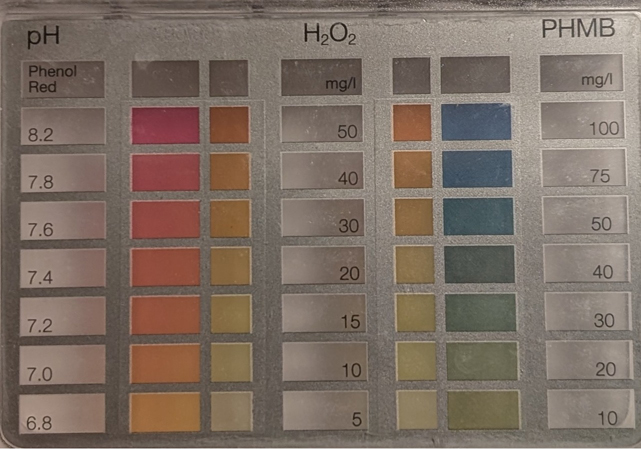
#> input picture template02.jpg, 641 x 449 px
$ python contour_detection02.py
#> lines starting #> are read from the running program, lines starting #| are printed output that depends on the picture; after the words box and inside, x2 and y2 are one past the last pixel; in counts of white or black regions, pixels touching at a corner belong together
import cv2
import numpy as np
from matplotlib import pyplot as plt

# -------------------------------
# 1. Bild laden und vorbereiten
# -------------------------------
# image = cv2.imread('WIN_20250907_10_33_19_Pro.jpg')
image = cv2.imread('template02.jpg')
#> image is the input picture: shape (449, 641, 3); mean B, G, R 100.7, 111.4, 126.1
# image = cv2.imread('template03.jpg')

if image is None:
    raise Exception("Bild konnte nicht geladen werden!")

# Graustufen für erste Konturerkennung (roter Kanal)
# gray = image[:, :, 2]
gray = cv2.cvtColor(image, cv2.COLOR_BGR2GRAY)

#gray = gray[:,:,0]

gray = cv2.bilateralFilter(gray, 5, 200, 200)

# -------------------------------
# 2. CLAHE
# -------------------------------
clahe = cv2.createCLAHE(clipLimit=2.0, tileGridSize=(8,8))
gray_enhanced = clahe.apply(gray)

# -------------------------------
# 3. Canny-Kanten
# -------------------------------
canny = cv2.Canny(gray_enhanced, 30, 120)
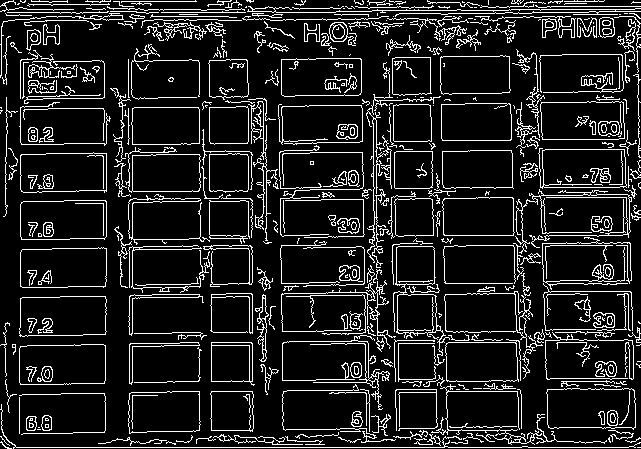
#> canny: shape (449, 641); 12.5% white in thin lines or dots

# -------------------------------
# 4. Konturen finden
# -------------------------------
contours, _ = cv2.findContours(canny, cv2.RETR_EXTERNAL, cv2.CHAIN_APPROX_SIMPLE)
#> contours = 359 contours, 254 with area under 20; largest, box (x1, y1, x2, y2) and area: (546, 388, 636, 430) 3374, (19, 344, 106, 385) 3328, (20, 247, 107, 288) 3277, (19, 296, 107, 337) 3272, (20, 200, 107, 240) 3266

# -------------------------------
# 5. Bilder für Konturen
# -------------------------------
contour_image = cv2.cvtColor(gray, cv2.COLOR_GRAY2BGR)
original_with_contours = image.copy()

# -------------------------------
# 6. Rechtecke sammeln
# -------------------------------
rects = []
for cnt in contours:
    if cv2.contourArea(cnt) < 1000:
        continue
    epsilon = 0.02 * cv2.arcLength(cnt, True)
    approx = cv2.approxPolyDP(cnt, epsilon, True)

    # Alle Konturen ins Originalbild
    cv2.drawContours(original_with_contours, [cnt], -1, (0, 0, 255), 2)

    if len(approx) == 4 and cv2.isContourConvex(approx):
        x, y, w, h = cv2.boundingRect(approx)
        aspect_ratio = w / float(h)
        if 0.1 < aspect_ratio < 10:
            cv2.drawContours(contour_image, [approx], -1, (0, 255, 0), 2)
            cv2.drawContours(original_with_contours, [approx], -1, (0, 255, 0), 2)
            rects.append((x, y, w, h))
#> this loop made 359 passes
#> (epsilon, approx, x, y, w, h, aspect_ratio) on passes 32, 33, 38: (3.33, [[211, 391], [211, 430], [252, 431], [252, 391]], 211, 391, 42, 41, 1.02), (4.55, [[199, 391], [129, 393], [129, 433], [199, 430]], 129, 391, 71, 43, 1.65), (5.33, [[547, 389], [550, 428], [635, 427], [631, 388]], 547, 388, 89, 41, 2.17)
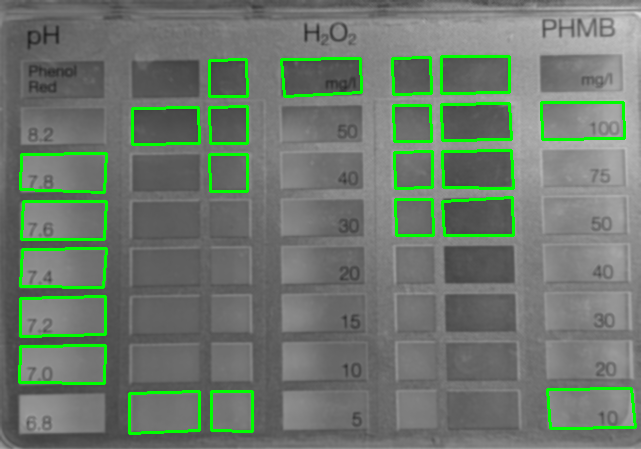
#> contour_image: shape (449, 641, 3); mean B, G, R 109, 120.5, 109
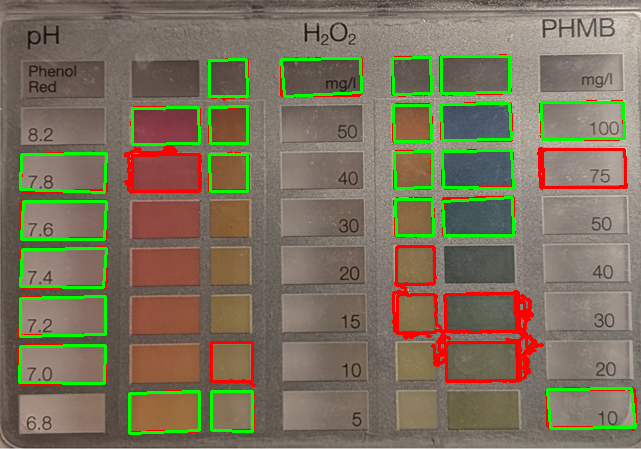
#> original_with_contours: shape (449, 641, 3); 7.63% of pixels changed, all inside (x1, y1, x2, y2) = (18, 54, 637, 435)
#> after the loop, rects = 22 items, first 6: (211, 391, 42, 41), (129, 391, 71, 43), (547, 388, 89, 41), (19, 345, 87, 39), (20, 296, 86, 41), (20, 248, 87, 40)

# -------------------------------
# 7. Gemeinsames blaues Rechteck
# -------------------------------
margin = 50
x_min = max(min(r[0] for r in rects) - margin, 0)
#> x_min = 0
y_min = max(min(r[1] for r in rects) - margin, 0)
#> y_min = 6
x_max = min(max(r[0]+r[2] for r in rects) + margin, image.shape[1])
#> x_max = 641
y_max = min(max(r[1]+r[3] for r in rects) + margin, image.shape[0])
#> y_max = 449

cv2.rectangle(
    contour_image,
    (x_min, y_min),
    (x_max, y_max),
    (255, 0, 0), 5
)
#> contour_image: shape (449, 641, 3); 3.29% of pixels changed, all inside (x1, y1, x2, y2) = (0, 3, 641, 449)

# -------------------------------
# 8. Bild auf blaue Box zuschneiden
# -------------------------------
cropped_image = image[y_min:y_max, x_min:x_max].copy()

# -------------------------------
# 9. Erneute Kantenerkennung im zugeschnittenen Bild
# -------------------------------
gray_cropped = cv2.cvtColor(cropped_image, cv2.COLOR_BGR2GRAY)
gray_cropped = cv2.bilateralFilter(gray_cropped, 5, 200, 200)
clahe = cv2.createCLAHE(clipLimit=2.0, tileGridSize=(8,8))
gray_cropped_enhanced = clahe.apply(gray_cropped)
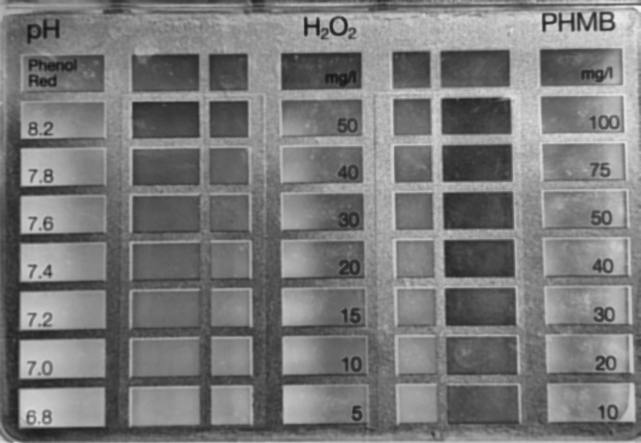
#> gray_cropped_enhanced: shape (443, 641); min 20, max 241, mean 121.8
canny_cropped = cv2.Canny(gray_cropped_enhanced, 30, 120)
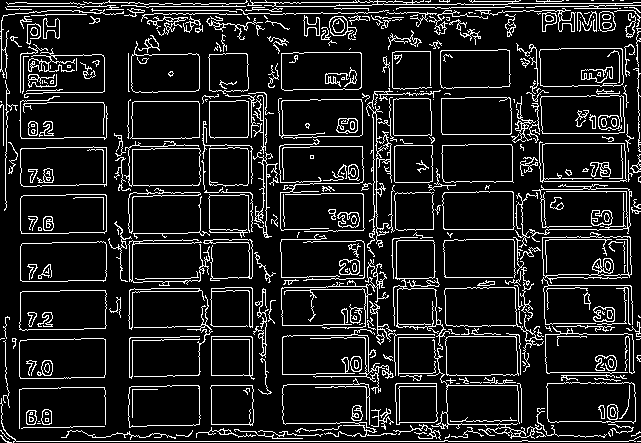
#> canny_cropped: shape (443, 641); 12.2% white in thin lines or dots
contours_cropped, _ = cv2.findContours(canny_cropped, cv2.RETR_EXTERNAL, cv2.CHAIN_APPROX_SIMPLE)
#> contours_cropped = 325 contours, 221 with area under 20; largest, box (x1, y1, x2, y2) and area: (546, 382, 636, 424) 3378, (542, 232, 632, 284) 3329, (19, 338, 106, 379) 3328, (20, 241, 107, 282) 3278, (19, 290, 107, 331) 3271

# Rechtecke innerhalb des zugeschnittenen Bildes sammeln
rects_cropped = []
cropped_with_contours = cropped_image.copy()
for cnt in contours_cropped:
    if cv2.contourArea(cnt) < 500:
        continue
    epsilon = 0.02 * cv2.arcLength(cnt, True)
    approx = cv2.approxPolyDP(cnt, epsilon, True)
    if len(approx) == 4 and cv2.isContourConvex(approx):
        x, y, w, h = cv2.boundingRect(approx)
        rects_cropped.append((x, y, w, h))
        cv2.drawContours(cropped_with_contours, approx, -1, (125, 125, 0),  thickness=-1)
#> this loop made 325 passes
#> (epsilon, approx, x, y, w, h) on passes 29, 30, 33, 34, 55: (3.31, [[211, 385], [211, 424], [252, 425], [252, 385]], 211, 385, 42, 41), (4.53, [[199, 386], [129, 387], [129, 427], [199, 424]], 129, 386, 71, 42), (3.27, [[395, 384], [396, 424], [437, 420], [436, 383]], 395, 383, 43, 42), (5.36, [[547, 383], [550, 422], [635, 421], [631, 382]], 547, 382, 89, 41), (5.02, [[105, 339], [20, 340], [19, 376], [104, 377]], 19, 339, 87, 39)
#> cropped_with_contours: shape (443, 641, 3); mean B, G, R 100.8, 111.6, 126.3
#> after the loop, rects_cropped = 23 items, first 6: (211, 385, 42, 41), (129, 386, 71, 42), (395, 383, 43, 42), (547, 382, 89, 41), (19, 339, 87, 39), (19, 290, 87, 40)

# -------------------------------
# 10. Hilfsfunktionen für Grid
# -------------------------------
def group_rects_by_axis(rects, axis=1, tol=20):
    rects_sorted = sorted(rects, key=lambda r: r[axis])
    groups = []
    for r in rects_sorted:
        placed = False
        for g in groups:
            if abs(g[0][axis] - r[axis]) < tol:
                g.append(r)
                placed = True
                break
        if not placed:
            groups.append([r])
    return groups

def group_columns(rects, tol=20):
    rects_sorted = sorted(rects, key=lambda r: r[0])
    columns = []
    for r in rects_sorted:
        placed = False
        for col in columns:
            if abs(col[0][0] - r[0]) < tol:
                col.append(r)
                placed = True
                break
        if not placed:
            columns.append([r])
    return columns

# -------------------------------
# 11. Grid im zugeschnittenen Bild zeichnen
# -------------------------------
if rects_cropped:
    rows = group_rects_by_axis(rects_cropped, axis=1, tol=20)
#> in group_rects_by_axis, `rects_sorted = sorted(rects, key=lambda r: r[axis])`: rects_sorted = 23 items, first 6: (539, 48, 85, 38), (441, 50, 69, 38), (281, 52, 81, 39), (209, 53, 39, 38), (541, 96, 84, 38), (441, 97, 71, 38)
#> the loop in group_rects_by_axis, `for r in rects_sorted:` made 23 passes
#> after the loop in group_rects_by_axis, `for r in rects_sorted:`: g = [(547, 382, 89, 41), (395, 383, 43, 42), (211, 385, 42, 41), (129, 386, 71, 42)]; groups = 8 items
#> rows = 8 items
    for row in rows:
        row.sort(key=lambda r: r[0])
#> this loop made 8 passes

    columns = group_columns(rects_cropped, tol=20)
#> in group_columns, `rects_sorted = sorted(rects, key=lambda r: r[0])`: rects_sorted = 23 items, first 6: (19, 339, 87, 39), (19, 290, 87, 40), (20, 243, 87, 39), (20, 147, 87, 40), (21, 195, 86, 39), (129, 386, 71, 42)
#> the loop in group_columns, `for r in rects_sorted:` made 23 passes
#> after the loop in group_columns, `for r in rects_sorted:`: col = [(539, 48, 85, 38), (541, 96, 84, 38), (542, 237, 89, 41), (547, 382, 89, 41)]; columns = 7 items
#> columns = 7 items
    col_positions = [min(r[0] for r in col) for col in columns]
#> col_positions = [19, 129, 209, 281, 393, 441, 539]
    col_widths = [max(r[2] for r in col) for col in columns]
#> col_widths = [87, 71, 42, 81, 43, 72, 89]
    row_positions = [min(r[1] for r in row) for row in rows]
#> row_positions = [48, 96, 144, 191, 237, 290, 339, 382]
    row_heights = [max(r[3] for r in row) for row in rows]
#> row_heights = [39, 38, 40, 39, 41, 40, 39, 42]

    for row_idx, rh in enumerate(row_heights):
        y_pos = row_positions[row_idx]
        for col_idx, cw in enumerate(col_widths):
            x_pos = col_positions[col_idx]
            cv2.rectangle(
                cropped_with_contours,
                (x_pos, y_pos),
                (x_pos + cw, y_pos + rh),
                (0, 255, 255), 2
            )
#> this loop made 8 passes
#> (rh, y_pos) on passes 1 to 8: (39, 48), (38, 96), (40, 144), (39, 191), (41, 237), (40, 290), (39, 339), (42, 382)
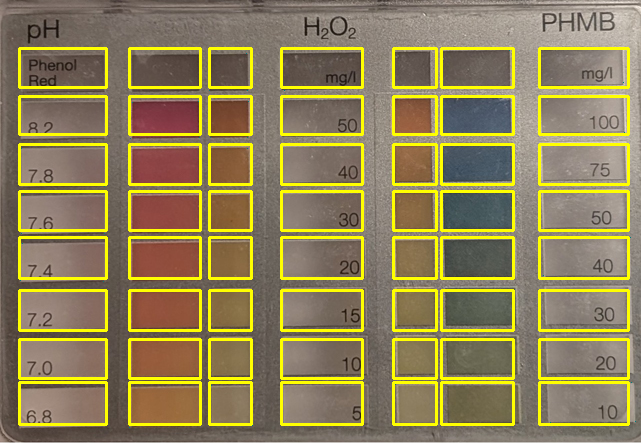
#> cropped_with_contours: shape (443, 641, 3); mean B, G, R 87.5, 129.7, 142.8

# -------------------------------
# 12. Ergebnisse anzeigen
# -------------------------------
plt.figure(figsize=(15,6))
plt.subplot(1,3,1)
plt.title("Enhanced Gray Original")
plt.imshow(gray_enhanced, cmap='gray')

plt.subplot(1,3,2)
plt.title("Konturen + Blaue Box")
plt.imshow(cv2.cvtColor(contour_image, cv2.COLOR_BGR2RGB))

plt.subplot(1,3,3)
plt.title("Cropped Contours + Grid")
plt.imshow(cv2.cvtColor(cropped_with_contours, cv2.COLOR_BGR2RGB))

# [27 lines of commented-out code are left out]
plt.show()
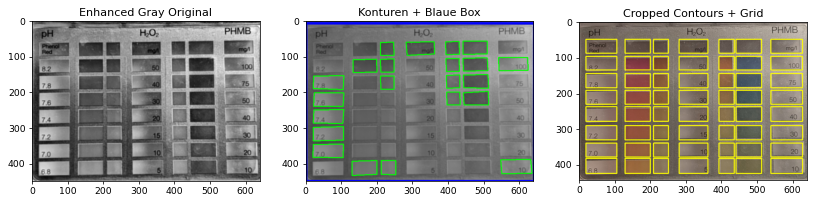
#> figure drawn by matplotlib, 3 panels

$ run again, with WIN_20250907_10_33_19_Pro.jpg copied over template02.jpg
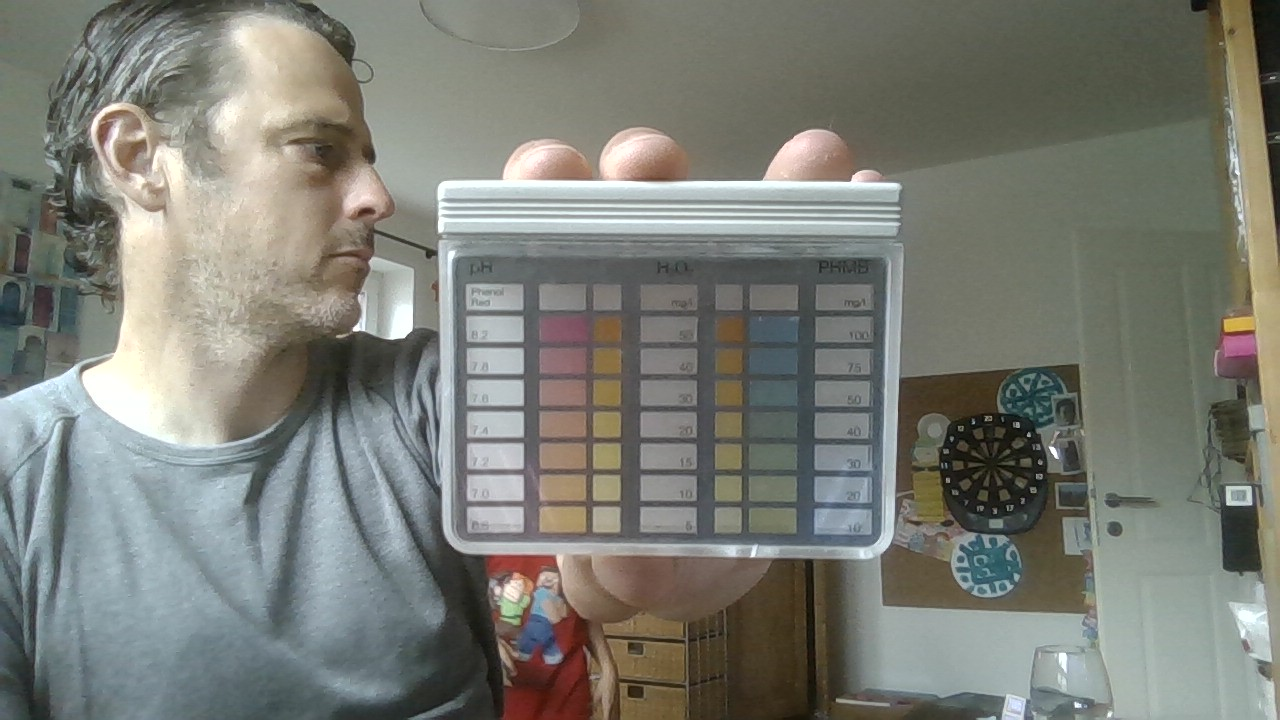
#> input picture WIN_20250907_10_33_19_Pro.jpg, 1280 x 720 px
#> image is the input picture: shape (720, 1280, 3); mean B, G, R 117.8, 125.5, 123.6
#> canny: shape (720, 1280); 7% white in thin lines or dots
#> contours = 1006 contours, 808 with area under 20; largest, box (x1, y1, x2, y2) and area: (352, 234, 436, 340) 3878, (488, 571, 567, 624) 1561, (465, 315, 525, 343) 1554, (465, 283, 524, 312) 1552, (466, 347, 525, 375) 1550
#> the loop `for cnt in contours:` made 1006 passes
#> (epsilon, x, y, w, h, aspect_ratio) on passes 285, 291, 297, 298, 377, 382, 384, 390: (3.29, 814, 509, 58, 26, 2.23), (2.91, 749, 508, 48, 25, 1.92), (2.87, 540, 506, 46, 27, 1.7), (3.28, 467, 507, 57, 26, 2.19), (3.32, 814, 477, 58, 26, 2.23), (2.96, 749, 475, 48, 26, 1.85), (3.24, 640, 476, 57, 25, 2.28), (3.34, 467, 475, 57, 26, 2.19)
#> after the loop `for cnt in contours:`: rects = 30 items, first 6: (814, 509, 58, 26), (749, 508, 48, 25), (540, 506, 46, 27), (467, 507, 57, 26), (814, 477, 58, 26), (749, 475, 48, 26)
#> x_min = 415
#> y_min = 234
#> x_max = 924
#> y_max = 585
#> canny_cropped: shape (351, 509); 9.9% white in thin lines or dots
#> contours_cropped = 191 contours, 140 with area under 20; largest, box (x1, y1, x2, y2) and area: (51, 176, 110, 205) 1502, (51, 113, 110, 141) 1492, (51, 208, 110, 236) 1486, (51, 240, 110, 268) 1482, (51, 272, 110, 300) 1477
#> the loop `for cnt in contours_cropped:` made 191 passes
#> (epsilon, approx, x, y, w, h) on passes 37, 38, 39, 42, 43, 53: (3.34, [[399, 275], [401, 300], [456, 299], [455, 275]], 399, 275, 58, 26), (2.89, [[334, 274], [334, 298], [381, 298], [380, 274]], 334, 274, 48, 25), (2.08, [[300, 274], [299, 298], [325, 298], [325, 273]], 299, 273, 27, 26), (2.87, [[124, 273], [127, 298], [171, 295], [169, 272]], 124, 272, 48, 27), (3.35, [[51, 275], [55, 299], [108, 297], [108, 273]], 51, 273, 58, 27), (3.33, [[399, 245], [400, 267], [456, 268], [456, 243]], 399, 243, 58, 26)
#> after the loop `for cnt in contours_cropped:`:
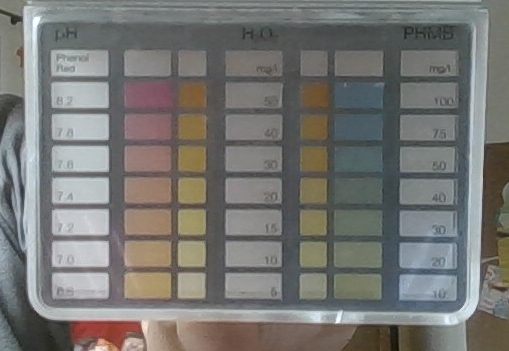
#> cropped_with_contours: shape (351, 509, 3); mean B, G, R 114.9, 117.9, 118.4
#> after the loop `for cnt in contours_cropped:`: rects_cropped = 38 items, first 6: (399, 275, 58, 26), (334, 274, 48, 25), (299, 273, 27, 26), (124, 272, 48, 27), (51, 273, 58, 27), (399, 243, 58, 26)
#> in group_rects_by_axis, `rects_sorted = sorted(rects, key=lambda r: r[axis])`: rects_sorted = 38 items, first 6: (334, 50, 50, 27), (225, 50, 58, 27), (178, 50, 28, 26), (124, 50, 47, 27), (225, 82, 57, 27), (335, 82, 50, 27)
#> the loop in group_rects_by_axis, `for r in rects_sorted:` made 38 passes
#> after the loop in group_rects_by_axis, `for r in rects_sorted:`: g = [(124, 272, 48, 27), (299, 273, 27, 26), (51, 273, 58, 27), (334, 274, 48, 25), (399, 275, 58, 26)]; groups = 8 items
#> the loop `for row in rows:` made 8 passes
#> in group_columns, `rects_sorted = sorted(rects, key=lambda r: r[0])`: rects_sorted = 38 items, first 6: (51, 273, 58, 27), (51, 113, 58, 28), (51, 82, 58, 27), (52, 240, 57, 28), (52, 209, 58, 27), (52, 177, 58, 27)
#> the loop in group_columns, `for r in rects_sorted:` made 38 passes
#> after the loop in group_columns, `for r in rects_sorted:`: col = [(399, 275, 58, 26), (399, 243, 58, 26)]; columns = 7 items
#> col_positions = [51, 124, 178, 225, 299, 333, 399]
#> col_widths = [58, 48, 28, 58, 27, 50, 58]
#> row_positions = [50, 82, 113, 145, 177, 209, 240, 272]
#> row_heights = [27, 27, 28, 27, 27, 27, 28, 27]
#> the loop `for row_idx, rh in enumerate(row_heights):` made 8 passes
#> (rh, y_pos) on passes 1 to 8: (27, 50), (27, 82), (28, 113), (27, 145), (27, 177), (27, 209), (28, 240), (27, 272)
#> `plt.show()`:
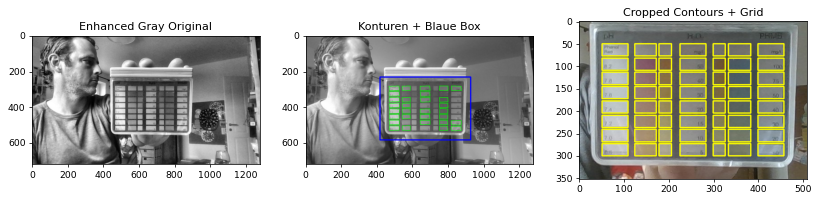
#> figure drawn by matplotlib, 3 panels
